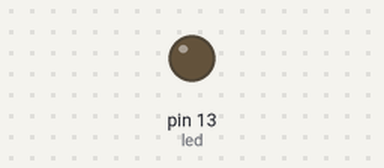
Bench run of a sketch on a simulated Arduino Uno, built with avr-gcc and run on an emulated ATmega328P. On the bench: output pins drawn as LEDs (lit = HIGH).

Above: at 0.25 s.
At 4.3 s:
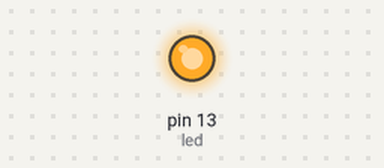
Timing chart, 0 to 6.6 s (numbered marks = the images above):
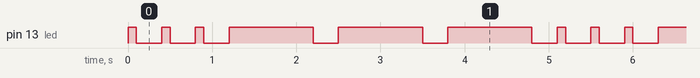

Measured:
- by itself, pin 13 (led): repeats every 5.1 s: 2 × (LOW 0.30 s, HIGH 0.10 s), 3 × (LOW 0.30 s, HIGH 1.0 s), LOW 0.30 s, HIGH 0.10 s
- by itself, everything shown: repeats every 5.1 s, in 12 steps

The sketch:

blinkSOS.ino
```cpp
const int led = 13;

void setup() {
  pinMode(led, OUTPUT);
}

void loop() {
  for (int i=0; i<3; i++) {
    digitalWrite(led, HIGH);
    delay(100);
    digitalWrite(led, LOW);
    delay(300);
  }

  for (int i=0; i<3; i++) {
    digitalWrite(led, HIGH);
    delay(1000);
    digitalWrite(led, LOW);
    delay(300);
  }

}
```
